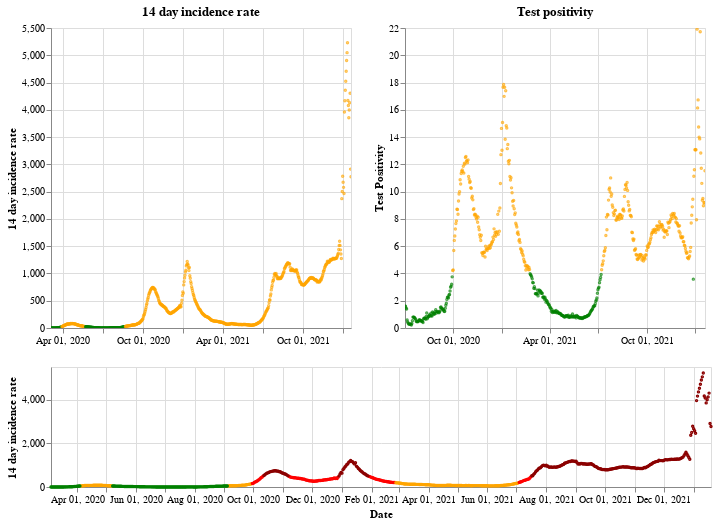

The notebook cell saved with this chart:
### Markdown cell above
## Northern Ireland

### Code cell
plot_traffic_light('Northern Ireland')

### Figure 1 — Vega-Lite specification as saved in the notebook (floating-point values rounded to 4 significant figures; data arrays with more than 128 entries replaced by an {"elided": "..."} marker saying what was removed)
{"config": {"view": {"continuousWidth": 400, "continuousHeight": 300}}, "vconcat": [{"hconcat": [{"mark": {"type": "point", "size": 2}, "encoding": {"color": {"condition": {"value": "green", "test": "(datum.twoWeeklyCasesRate <= 25)"}, "value": "orange"}, "tooltip": [{"type": "nominal", "field": "areaName"}, {"type": "temporal", "field": "date"}, {"type": "quantitative", "field": "twoWeeklyCasesRate"}, {"type": "quantitative", "field": "testPositivity"}], "x": {"type": "temporal", "axis": {"title": ""}, "field": "date", "scale": {"domain": {"selection": "DateBrush"}}, "timeUnit": "yearmonthdate"}, "y": {"type": "quantitative", "axis": {"title": "14 day incidence rate"}, "field": "twoWeeklyCasesRate"}}, "title": "14 day incidence rate", "width": 300}, {"mark": {"type": "point", "size": 2}, "encoding": {"color": {"condition": {"value": "green", "test": "(datum.testPositivity <= 4)"}, "value": "orange"}, "tooltip": [{"type": "nominal", "field": "areaName"}, {"type": "temporal", "field": "date"}, {"type": "quantitative", "field": "twoWeeklyCasesRate"}, {"type": "quantitative", "field": "testPositivity"}], "x": {"type": "temporal", "axis": {"title": ""}, "field": "date", "scale": {"domain": {"selection": "DateBrush"}}, "timeUnit": "yearmonthdate"}, "y": {"type": "quantitative", "axis": {"title": "Test Positivity"}, "field": "testPositivity"}}, "title": "Test positivity", "width": 300}]}, {"layer": [{"mark": {"type": "point", "size": 2}, "encoding": {"color": {"condition": {"value": "orange", "test": "(((datum.testPositivity < 4) && (datum.twoWeeklyCasesRate >= 50)) && (datum.twoWeeklyCasesRate < 200))"}, "value": "red"}, "opacity": {"condition": {"value": 1, "test": "((datum.twoWeeklyCasesRate >= 50) && (datum.twoWeeklyCasesRate < 500))"}, "value": 0}, "tooltip": [{"type": "nominal", "field": "areaName"}, {"type": "temporal", "field": "date"}, {"type": "quantitative", "field": "twoWeeklyCasesRate"}, {"type": "quantitative", "field": "testPositivity"}], "x": {"type": "temporal", "axis": {"title": "Date"}, "field": "date", "timeUnit": "yearmonthdate"}, "y": {"type": "quantitative", "axis": {"title": "14 day incidence rate"}, "field": "twoWeeklyCasesRate"}}, "selection": {"DateBrush": {"type": "interval", "encodings": ["x"], "fields": ["Time"]}}}, {"mark": {"type": "point", "size": 2}, "encoding": {"color": {"value": "darkred"}, "opacity": {"condition": {"value": 1, "test": "(datum.twoWeeklyCasesRate >= 500)"}, "value": 0}, "tooltip": [{"type": "nominal", "field": "areaName"}, {"type": "temporal", "field": "date"}, {"type": "quantitative", "field": "twoWeeklyCasesRate"}, {"type": "quantitative", "field": "testPositivity"}], "x": {"type": "temporal", "axis": {"title": "Date"}, "field": "date", "timeUnit": "yearmonthdate"}, "y": {"type": "quantitative", "axis": {"title": "14 day incidence rate"}, "field": "twoWeeklyCasesRate"}}}, {"mark": {"type": "point", "size": 2}, "encoding": {"color": {"condition": {"value": "green", "test": "((datum.testPositivity < 4) && (datum.twoWeeklyCasesRate < 50))"}, "value": "orange"}, "opacity": {"condition": {"value": 1, "test": "(datum.twoWeeklyCasesRate < 50)"}, "value": 0}, "tooltip": [{"type": "nominal", "field": "areaName"}, {"type": "temporal", "field": "date"}, {"type": "quantitative", "field": "twoWeeklyCasesRate"}, {"type": "quantitative", "field": "testPositivity"}], "x": {"type": "temporal", "axis": {"title": "Date"}, "field": "date", "timeUnit": "yearmonthdate"}, "y": {"type": "quantitative", "axis": {"title": "14 day incidence rate"}, "field": "twoWeeklyCasesRate"}}}], "height": 120, "width": 660}], "data": {"name": "data-1a15255c44cf809e8bfb1b46a47db283"}, "$schema": "https://vega.github.io/schema/vega-lite/v4.8.1.json", "datasets": {"data-1a15255c44cf809e8bfb1b46a47db283": {"elided": "686 records"}}}
